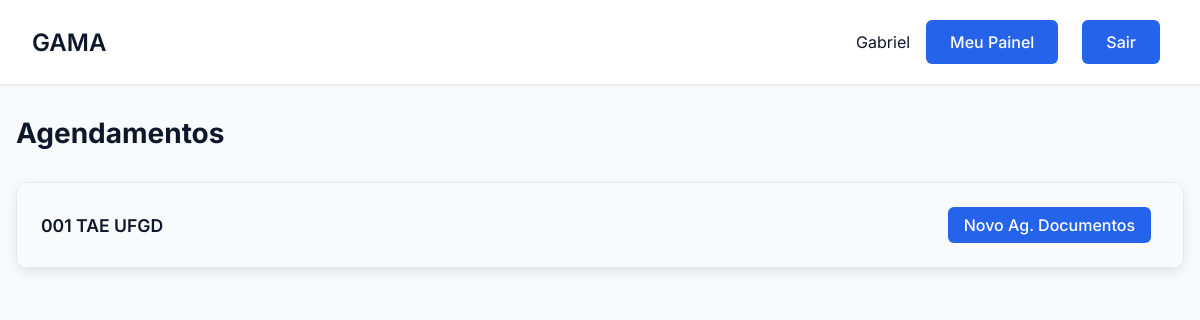
The app's page /usuario/agendamentos (signed in), older data.
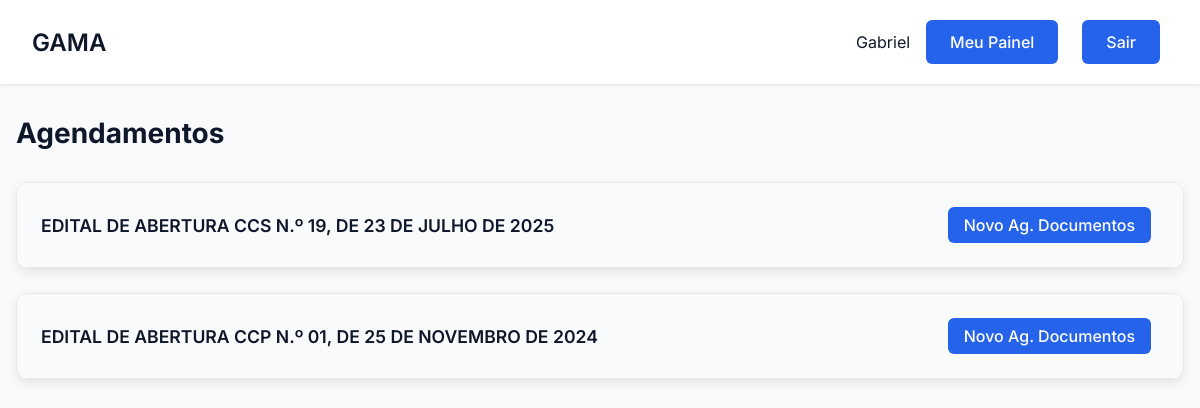
The same page, newer data.
### tables this page shows
CREATE TABLE Usuario (
        id_usuario TEXT PRIMARY KEY,
        cpf_usuario TEXT NOT NULL,
        nome TEXT NOT NULL,
        email TEXT NOT NULL,
        senha TEXT NOT NULL,
        tipo TEXT NOT NULL CHECK (tipo IN ('administrador', 'usuario')),
        data_ingresso DATETIME NOT NULL,
        data_saida DATETIME
    );

CREATE TABLE Edital (
        id_edital INTEGER PRIMARY KEY AUTOINCREMENT,
        numero_edital TEXT NOT NULL UNIQUE,
        data_edital DATE NOT NULL,
        data_publicacao DATE NOT NULL,
        vencimento_edital DATE NOT NULL,
        prazo_prorrogacao INTEGER,
        status TEXT NOT NULL CHECK (status IN ('ativo', 'inativo', 'prorrogado'))
    );

### gama/routes/usuario_routes.py (the view)
@usuario_bp.route('/agendamentos')
def agendamentos():
    if 'usuario_id' not in session:
        return redirect(url_for('auth.login'))
    todos_editais = Edital.get_all()
    agendamentos_por_edital = {}
    for edital in todos_editais:
        id_edital = edital[0]
        agendamentos_por_edital[id_edital] = {
            'documentos': [],
            'pericias': []
        }
        lista_completa_agendamentos = Agendamento.get_by_edital(id_edital)
        for agendamento in lista_completa_agendamentos:
            tipo = agendamento[6]
            if tipo == 'pericia':
                agendamentos_por_edital[id_edital]['pericias'].append(agendamento)
            else: # 'documento' é o padrão
                agendamentos_por_edital[id_edital]['documentos'].append(agendamento)
    return render_template(
        'agendamentos.html',
        nome=session.get('nome'),
        editais=todos_editais,
        agendamentos_por_edital=agendamentos_por_edital
    )

### app.py (called while the page is built)
def format_date_br(value):
    if isinstance(value, str):
        try:
            date_obj = dt_parser.strptime(value.split('.')[0], '%Y-%m-%d %H:%M:%S')
            return date_obj.strftime('%d/%m/%Y')
        except ValueError:
            return value.split(' ')[0] # Em caso de erro, mostra a data original
    return value

def format_time(value):
    if isinstance(value, str):
        try:
            date_obj = dt_parser.strptime(value.split('.')[0], '%Y-%m-%d %H:%M:%S')
            return date_obj.strftime('%H:%M')
        except ValueError:
            return value.split(' ')[1] # Em caso de erro, mostra a hora original
    return value

@app.before_request
def make_session_permanent():
    session.permanent = True

### gama/database/database.py (called while the page is built)
def conectar():
    diretorio_db = "gama/database"
    if not os.path.exists(diretorio_db):
        os.makedirs(diretorio_db)
    return sqlite3.connect(f"{diretorio_db}/editais.db")

### gama/models/agendamento.py (called while the page is built)
    @staticmethod
    def get_by_edital(id_edital):
        conn = conectar()
        cursor = conn.cursor()
        try:
            cursor.execute("""
                SELECT a.*, u.nome
                FROM Agendamento a
                JOIN Usuario u ON a.id_usuario = u.id_usuario
                WHERE a.id_edital = ?
                ORDER BY a.data_hora_agendamento ASC
            """, (id_edital,))
            return cursor.fetchall()
        except sqlite3.Error as e:
            print(f"Erro ao buscar agendamentos: {e}")
            return []
        finally:
            conn.close()

### gama/models/edital.py (called while the page is built)
    @staticmethod
    def get_all():
        conn = conectar()
        cursor = conn.cursor()
        try:
            cursor.execute("SELECT * FROM Edital ORDER BY data_publicacao DESC")
            return cursor.fetchall()
        except sqlite3.Error as e:
            print(f"Erro ao buscar editais: {e}")
            return []
        finally:
            conn.close()

### gama/templates/agendamentos.html (shortened to what this page needs)
<!DOCTYPE html>
<html lang="pt-BR">
<head>
    <link rel="stylesheet" href="{{ url_for('static', filename='css/estilo.css') }}">
    <link rel="stylesheet" href="{{ url_for('static', filename='css/dashboard.css') }}">
    <link rel="stylesheet" href="{{ url_for('static', filename='css/gerenciar_editais.css') }}">
    <link rel="stylesheet" href="https://cdnjs.cloudflare.com/ajax/libs/font-awesome/6.5.0/css/all.min.css">
    </head>
<body>
    <div class="dashboard">
        <header class="dashboard-header">
            <nav class="dashboard-nav container">
                <h1 class="dashboard-title">GAMA</h1>
                <div class="dashboard-user">
                    <span>{{ nome }}</span>
                    {% if session.get('tipo') == 'administrador' %}
                        <a href="{{ url_for('admin.painel_admin') }}" class="btn btn-secondary">Painel Admin</a>
                    {% else %}
                        <a href="{{ url_for('usuarios.painel_usuario') }}" class="btn btn-secondary">Meu Painel</a>
                    {% endif %}
                    <a href="{{ url_for('auth.logout') }}" class="btn btn-primary">Sair</a>
                </div>
            </nav>
        </header>
        <main class="dashboard-content container">
            <div class="section-header">
                <h2 class="page-title">Agendamentos</h2>
            </div>
            {% for edital in editais %}
            <div class="edital-card">
                <div class="edital-header" onclick="toggleContent('body-edital-{{ edital[0] }}', this)">
                    <div class="edital-info">
                        <strong>{{ edital[1] }}</strong>
                    </div>
                    <div class="actions">
                        <button class="btn btn-primary" style="padding: 0.5rem 1rem;" onclick="event.stopPropagation(); openAgendamentoModal({{ edital[0] }});">
                             Novo Ag. Documentos
                        </button>
                    </div>
                </div>
            </div>
            {% endfor %}
        </main>
    </div>
</body>
</html>

### gama/static/css/estilo.css (style rules this page uses)
* { margin: 0; padding: 0; box-sizing: border-box; font-family: 'Inter', sans-serif; }
:root { --primary: #2563eb; --primary-dark: #4338ca; --secondary: #64748b; --danger: #ef4444; --success: #22c55e; --background: #f8fafc; --surface: #ffffff; --text: #0f172a; --text-light: #64748b; --primary-light: #93c5fd; --secondary: #2563eb; --accent: #10b981; --card-bg: #ffffff; }
body { background-color: var(--background); color: var(--text); min-height: 100vh; }
.container { max-width: 1200px; margin: 0 auto; padding: 0 1rem; }
.btn { display: inline-flex; align-items: center; justify-content: center; padding: 0.75rem 1.5rem; margin-right: 0.5rem; margin-top: 0.25rem; margin-bottom: 0.25rem; background-color: var(--primary); color: white; font-size: 1rem; font-weight: 500; border-radius: 6px; cursor: pointer; transition: all 0.2s; border: none; text-decoration: none; }
.btn-primary { background-color: var(--primary); color: white; }
.dashboard-content { padding: 2rem; }
.btn-secondary { background-color: var(--secondary); color: white; }

### gama/static/css/dashboard.css (style rules this page uses)
.dashboard { min-height: 100vh; display: grid; grid-template-rows: auto 1fr; }
.dashboard-header { background: var(--surface); padding: 1rem; box-shadow: 0 1px 3px 0 rgb(0 0 0 / 0.1); margin-bottom: 2rem; }
.dashboard-nav { display: flex; justify-content: space-between; align-items: center; }
.container { max-width: 1200px; margin: 0 auto; padding: 0 1rem; }
.dashboard-title { font-size: 1.5rem; font-weight: 600; }
.dashboard-user { display: flex; align-items: center; gap: 1rem; }

### gama/static/css/gerenciar_editais.css (style rules this page uses)
.page-title { font-weight: 700; color: var(--text); font-size: 1.75rem; }
.section-header { display: flex; justify-content: space-between; align-items: center; margin-bottom: 2rem; }
.edital-card { background: var(--surface); border-radius: 12px; box-shadow: 0 4px 12px rgba(0, 0, 0, 0.08); margin-bottom: 1.5rem; overflow: hidden; border: 1px solid #e5e7eb; transition: box-shadow 0.3s ease; }
.edital-header { background: #f9fafb; padding: 1.25rem 1.5rem; border-bottom: 1px solid #e5e7eb; display: flex; align-items: center; justify-content: space-between; cursor: pointer; gap: 1rem; flex-wrap: wrap; }
.edital-info { display: flex; gap: 1.5rem; flex-wrap: wrap; align-items: center; flex-grow: 1; }
.edital-info strong { font-size: 1.1rem; font-weight: 600; color: var(--text); }
.actions { display: flex; gap: 0.5rem; align-items: center; }

Row changes from the older to the newer data that the page shows:
added Edital: numero_edital "EDITAL DE ABERTURA CCS N.º 19, DE 23 DE JULHO DE 2025"
changed Edital: numero_edital "001 TAE UFGD" → "EDITAL DE ABERTURA CCP N.º 01, DE 25 DE NOVEMBRO DE 2024"
